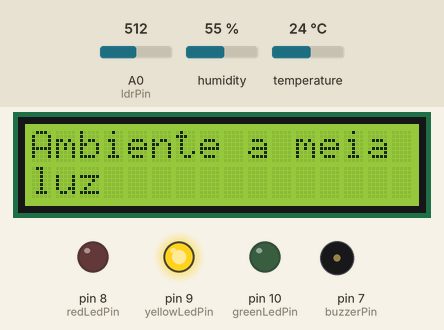
Recording of a sketch running on a simulated Arduino Uno, built with avr-gcc and run on an emulated ATmega328P. Parts: 16×2 character LCD, output pins drawn as LEDs (lit = HIGH), buzzer (waves = sounding). Inputs (shaded band) come from the test bench; at power-on: humidity 55 %, A0 (ldrPin) = 512, temperature 24 °C. What the sketch prints to the serial monitor is not drawn.

Above: at 3.2 s.
3.3 s: humidity set to 52 %
At 12.4 s:
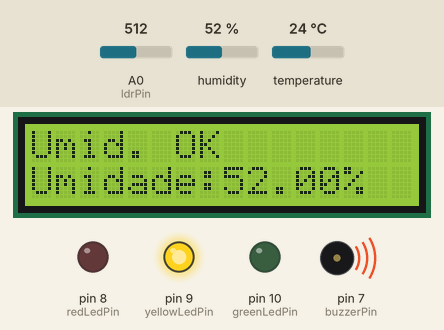
17.3 s: humidity set to 49 %
At 28.3 s:
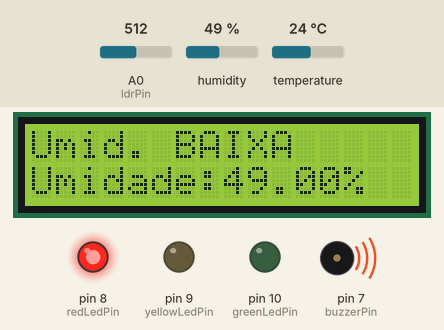
28.6 s: A0 (ldrPin) set to 597
36.1 s: A0 (ldrPin) set to 625
At 48.1 s:
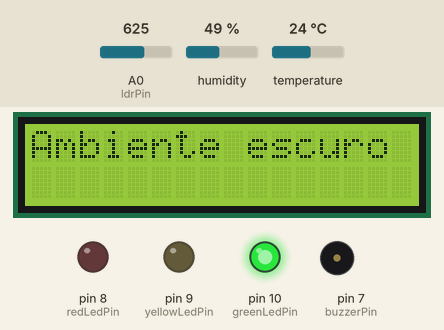
48.6 s: humidity set to 88 %
At 57.6 s:
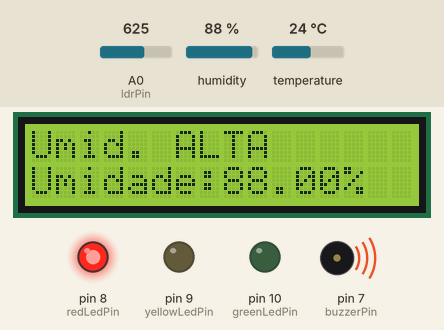
62.6 s: temperature set to 15.3 °C
At 68.2 s:
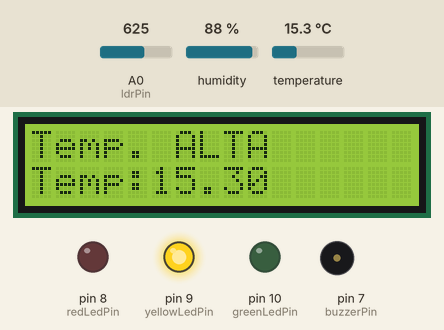
73.6 s: temperature set to 14.5 °C
At 82.8 s:
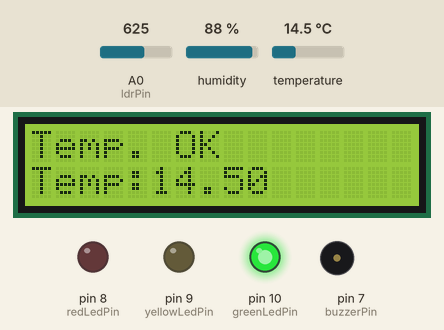
Timing chart, 0 to 88.6 s (numbered marks = the images above; inputs shaded):
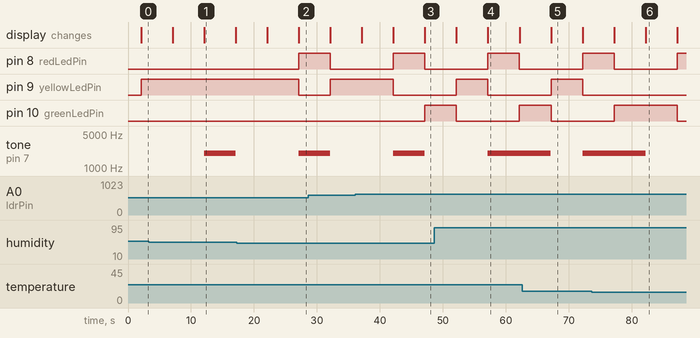

Measured:
- the behaviour switches between 51 and 50 % on humidity (found by bisection; images 1 and 2)
- the behaviour switches between 612 and 613 on A0 (ldrPin) (found by bisection; images 2 and 3)
- the behaviour switches between 15 and 14.9 °C on temperature (found by bisection; images 5 and 6)
- after the input at 17.3 s, pin 8 (redLedPin): LOW → HIGH after 9.8 s; pin 9 (yellowLedPin): HIGH → LOW after 9.8 s; the display: first differs from a run without the input after 9.8 s (image 2)
- after the input at 36.1 s, pin 9 (yellowLedPin): goes on until 42.1 s, then stays LOW; pin 10 (greenLedPin): LOW → HIGH after 11.0 s; the display: first differs from a run without the input after 11.0 s (image 3)
- after the input at 48.6 s, tone on pin 7 (buzzerPin): goes on until 57.2 s, then stays 2000 Hz; the display: first differs from a run without the input after 8.6 s (image 4)
- after the input at 73.6 s, pin 9 (yellowLedPin): stays LOW (without the input it goes to HIGH after 8.6 s); tone on pin 7 (buzzerPin): goes on until 82.2 s, then stays silent; the display: first differs from a run without the input after 8.6 s (image 6)

The sketch:

projeto.ino
```cpp
#include <LiquidCrystal.h>
#include <DHT.h>

// Definindo os pinos dos sensores e atuadores
const int ldrPin = A0;        // Pino do LDR
const int greenLedPin = 10;   // Pino do LED verde
const int yellowLedPin = 9;   // Pino do LED amarelo
const int redLedPin = 8;      // Pino do LED vermelho
const int buzzerPin = 7;      // Pino do buzzer
const int dhtPin = 6;         // Pino do DHT22

// Configurações do LCD
const int rs = 12, en = 11, d4 = 5, d5 = 4, d6 = 3, d7 = 2;
LiquidCrystal lcd(rs, en, d4, d5, d6, d7);

// Inicialização do sensor DHT22
DHT dht(dhtPin, DHT22);

// Variáveis para cálculo da média
const int numReadings = 5;
int ldrReadings[numReadings];
int index = 0;
int total = 0;

void setup() {
  // Inicializando o monitor serial
  Serial.begin(9600);

  // Inicializando o display LCD
  lcd.begin(16, 2);
  lcd.print("      (o_0)");
  lcd.setCursor(0, 1);
  lcd.print("PROJECT  AGNELLO");
  delay(2000);
  lcd.clear();

  // Inicializando o sensor DHT22
  dht.begin();

  // Configurando os pinos dos atuadores
  pinMode(greenLedPin, OUTPUT);
  pinMode(yellowLedPin, OUTPUT);
  pinMode(redLedPin, OUTPUT);
  pinMode(buzzerPin, OUTPUT);

  // Definindo o estado inicial dos LEDs
  digitalWrite(greenLedPin, HIGH);
  digitalWrite(yellowLedPin, HIGH);
  digitalWrite(redLedPin, HIGH);
}

void loop() {
  // Leitura do sensor de luminosidade (LDR)
  int ldrValue = analogRead(ldrPin);
  // Verificar se a leitura do LDR é válida (não é zero)
  if (ldrValue == 0) {
    Serial.println("Erro: LDR leitura inválida");
    return;
  }

  // Mapeamento com checagem de limites
  int brightness = map(ldrValue,1015,8,0,100);
  brightness = constrain(brightness, 0, 100); // Garante que o valor esteja entre 0 e 100
  Serial.println(ldrValue);

  // Adiciona a leitura atual ao conjunto de leituras
  total -= ldrReadings[index];
  ldrReadings[index] = brightness;
  total += brightness;
  index = (index + 1) % numReadings;

  // Calcula a média das leituras
  int averageBrightness = total / numReadings;

  // Exibindo a média da luminosidade no monitor serial
  Serial.print("Média de luminosidade: ");
  Serial.println(brightness);

  // Verificando o nível de luminosidade e tomando ações correspondentes
  if (brightness >= 70) {
    digitalWrite(greenLedPin, LOW);
    digitalWrite(yellowLedPin, LOW);
    digitalWrite(redLedPin, HIGH);
    lcd.clear();
    lcd.print("Ambiente muito");
    lcd.setCursor(0, 1);
    lcd.print("claro");
    delay(5000);
    tone(buzzerPin, 2000, 5000);
  } else if (brightness >= 40) {
    digitalWrite(greenLedPin, LOW);
    digitalWrite(yellowLedPin, HIGH);
    digitalWrite(redLedPin, LOW);
    lcd.clear();
    lcd.print("Ambiente a meia");
    lcd.setCursor(0, 1);
    lcd.print("luz");
    delay(5000);
  } else {
    digitalWrite(greenLedPin, HIGH);
    digitalWrite(yellowLedPin, LOW);
    digitalWrite(redLedPin, LOW);
    lcd.clear();
    lcd.print("Ambiente escuro");
    delay(5000);
  }

  // Leitura do sensor de temperatura e umidade (DHT22)
  float temperature = dht.readTemperature();
  float humidity = dht.readHumidity();

  // Exibindo as leituras do DHT22 no monitor serial
  Serial.print("Temperatura: ");
  Serial.print(temperature);
  Serial.print(" °C, Umidade: ");
  Serial.print(humidity);
  Serial.println("%");

  // Verificando as condições de temperatura e umidade e tomando ações correspondentes
  if (temperature >= 15.0) {
    digitalWrite(greenLedPin, LOW);
    digitalWrite(yellowLedPin, HIGH);
    digitalWrite(redLedPin, LOW);
    lcd.clear();
    lcd.print("Temp. ALTA");
    lcd.setCursor(0, 1);
    lcd.print("Temp:");
    lcd.print(temperature);
    delay(5000);
    tone(buzzerPin, 2000, 5000);
  } else if (temperature <= 10.0) {
    digitalWrite(greenLedPin, LOW);
    digitalWrite(yellowLedPin, HIGH);
    digitalWrite(redLedPin, LOW);
    lcd.clear();
    lcd.print("Temp. BAIXA");
    lcd.setCursor(0, 1);
    lcd.print("Temp:");
    lcd.print(temperature);
    delay(5000);
    tone(buzzerPin, 2000, 5000);
  } else {
    lcd.clear();
    lcd.print("Temp. OK");
    lcd.setCursor(0, 1);
    lcd.print("Temp:");
    lcd.print(temperature);
    delay(5000);
  }

  if (humidity >= 70.0) {
    digitalWrite(greenLedPin, LOW);
    digitalWrite(yellowLedPin, LOW);
    digitalWrite(redLedPin, HIGH);
    lcd.clear();
    lcd.print("Umid. ALTA");
    lcd.setCursor(0, 1);
    lcd.print("Umidade:");
    lcd.print(humidity);
    lcd.print("%");
    delay(5000);
    tone(buzzerPin, 2000, 5000);
  } else if (humidity <= 50.0) {
    digitalWrite(greenLedPin, LOW);
    digitalWrite(yellowLedPin, LOW);
    digitalWrite(redLedPin, HIGH);
    lcd.clear();
    lcd.print("Umid. BAIXA");
    lcd.setCursor(0, 1);
    lcd.print("Umidade:");
    lcd.print(humidity);
    lcd.print("%");
    delay(5000);
  } else {
    lcd.clear();
    lcd.print("Umid. OK");
    lcd.setCursor(0, 1);
    lcd.print("Umidade:");
    lcd.print(humidity);
    lcd.print("%");
    delay(5000);
  }
}
```
